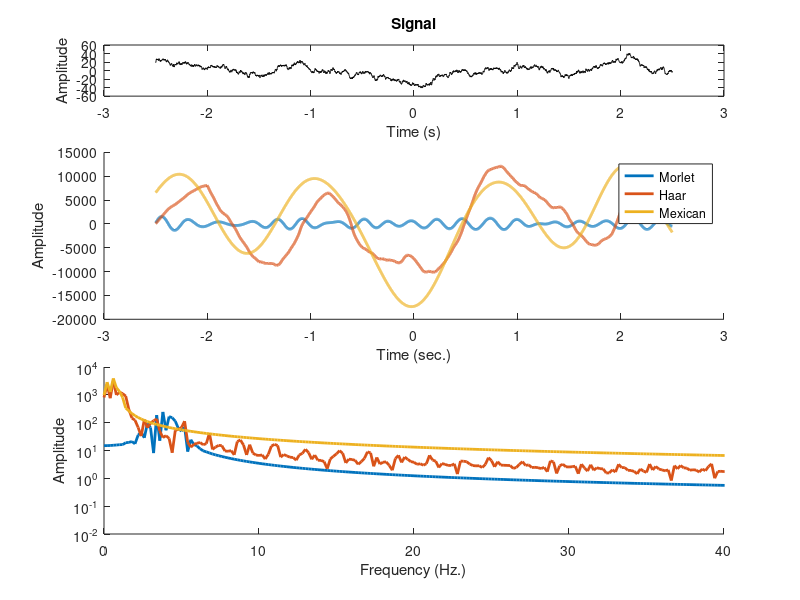

Reproduce this figure in MATLAB.
%%
%     COURSE: Signal processing problems, solved in MATLAB and Python
%    SECTION: Wavelet analysis
%      VIDEO: Convolution with wavelets
% Instructor: sincxpress.com
%
%%

%% general simulation parameters

fs = 1024;
npnts = fs*5; % 5 seconds

% centered time vector
timevec = (1:npnts)/fs;
timevec = timevec - mean(timevec); 

% for power spectrum
hz = linspace(0,fs/2,floor(npnts/2)+1);

%% Morlet wavelet

% parameters
freq = 4; % peak frequency
csw  = cos(2*pi*freq*timevec); % cosine wave
fwhm = .5; % full-width at half-maximum in seconds
gaussian = exp( -(4*log(2)*timevec.^2) / fwhm^2 ); % Gaussian

% Morlet wavelet
MorletWavelet = csw .* gaussian;

%% Haar wavelet

HaarWavelet = zeros(npnts,1);
HaarWavelet(dsearchn(timevec',0):dsearchn(timevec',.5)) = 1;
HaarWavelet(dsearchn(timevec',.5):dsearchn(timevec',1-1/fs)) = -1;

%% Mexican hat wavelet

s = .4;
MexicanWavelet = (2/(sqrt(3*s)*pi^.25)) .* (1- (timevec.^2)/(s^2) ) .* exp( (-timevec.^2)./(2*s^2) );

%% convolve with random signal

% signal
signal = detrend(cumsum(randn(npnts,1)));

% convolve signal with different wavelets
morewav = conv(signal,MorletWavelet,'same');
haarwav = conv(signal,HaarWavelet,'same');
mexiwav = conv(signal,MexicanWavelet,'same');

% amplitude spectra
morewaveAmp = abs(fft(morewav)/npnts);
haarwaveAmp = abs(fft(haarwav)/npnts);
mexiwaveAmp = abs(fft(mexiwav)/npnts);


%%% plotting
figure(2), clf

% the signal
subplot(511)
plot(timevec,signal,'k')
title('Signal')
xlabel('Time (s)'), ylabel('Amplitude')


% the convolved signals
subplot(5,1,2:3), hold on
plot(timevec,morewav,'linew',2)
plot(timevec,haarwav,'linew',2)
plot(timevec,mexiwav,'linew',2)

xlabel('Time (sec.)'), ylabel('Amplitude')
legend({'Morlet';'Haar';'Mexican'})


% spectra of convolved signals
subplot(5,1,4:5), hold on
plot(hz,morewaveAmp(1:length(hz)),'linew',2)
plot(hz,haarwaveAmp(1:length(hz)),'linew',2)
plot(hz,mexiwaveAmp(1:length(hz)),'linew',2)

set(gca,'xlim',[0 40],'yscale','lo')
xlabel('Frequency (Hz.)'), ylabel('Amplitude')

%% done.
